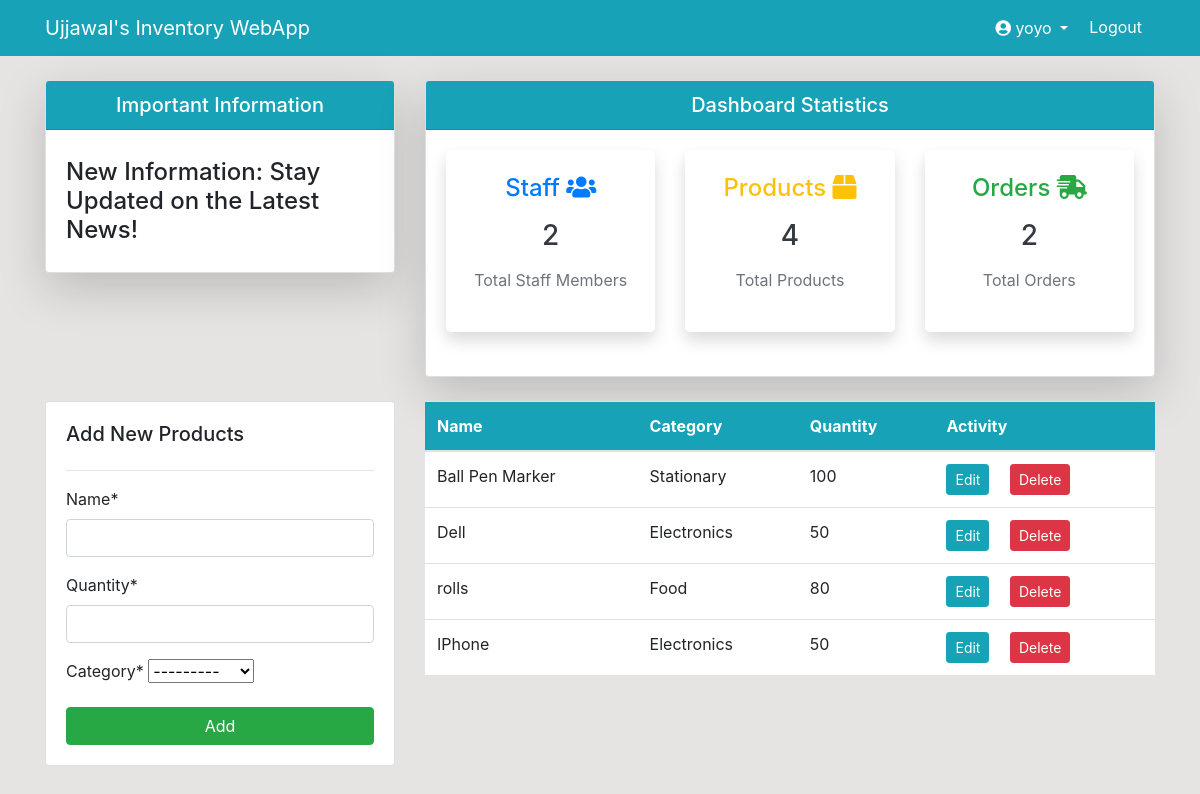
The page /products/ (signed in) on the database its author committed.
### dashboard/models.py (models this page shows, shortened)
class Product(models.Model):
    name = models.CharField(max_length=100, null=True)
    quantity = models.PositiveIntegerField(null=True)
    category = models.CharField(max_length=50, choices=CATEGORY, null=True)

### dashboard/views.py (the view)
# urls.py: path('products/', views.products, name='dashboard-products'),
@login_required(login_url='user-login')
def products(request):
    product = Product.objects.all()
    product_count = product.count()
    customer = User.objects.filter(groups=2)
    customer_count = customer.count()
    order = Order.objects.all()
    order_count = order.count()
    product_quantity = Product.objects.filter(name='')
    if request.method == 'POST':
        form = ProductForm(request.POST)
        if form.is_valid():
            form.save()
            product_name = form.cleaned_data.get('name')
            messages.success(request, f'{product_name} has been added')
            return redirect('dashboard-products')
    else:
        form = ProductForm()
    context = {
        'product': product,
        'form': form,
        'customer_count': customer_count,
        'product_count': product_count,
        'order_count': order_count,
    }
    return render(request, 'dashboard/products.html', context)

### dashboard/forms.py
class ProductForm(forms.ModelForm):
    class Meta:
        model = Product
        fields = '__all__'

### templates/dashboard/products.html (shortened to what this page needs)
{% extends 'partials/base.html' %}
{% load crispy_forms_tags %}
{% block content %}
{% include 'partials/topside.html' %}
<div class="row my-4">
    <div class="col-md-4">
        <div class="card card-body">
            <h5>Add New Products</h5>
            <hr>
            <form method="POST">
                {{ form|crispy }}
                <input class="btn btn-success btn-block" type="submit" value="Add">
            </form>
        </div>
    </div>
    <div class="col-md-8">
        <table class="table bg-white">
            <thead class="bg-info text-white">
                <tr>
                    <th scope="col">Name</th>
                    <th scope="col">Category</th>
                    <th scope="col">Quantity</th>
                    <th scope="col">Activity</th>
                </tr>
            </thead>
            <tbody>
                {% for product in product %}
                <tr>
                    <td>{{ product.name }}</td>
                    <td>{{ product.category }}</td>
                    <td>{{ product.quantity }}</td>
                    <td>
                        <a class="btn btn-info btn-sm mr-2"
                            href="{% url 'dashboard-products-edit' product.id %}">Edit</a>
                        <a class="btn btn-danger btn-sm ml-2"
                            href="{% url 'dashboard-products-delete' product.id %}">Delete</a>
                    </td>
                </tr>
                {% endfor %}
            </tbody>
        </table>
    </div>
</div>
{% endblock %}

### templates/partials/base.html (shortened to what this page needs)
{% load static %}
<!doctype html>
<html lang="en">
<head>
    <link rel="stylesheet" href="https://cdn.jsdelivr.net/npm/bootstrap@4.6.0/dist/css/bootstrap.min.css"
>
    <link rel="stylesheet" href="https://use.fontawesome.com/releases/v5.15.2/css/all.css"
>
    <link rel="stylesheet" href="{% static 'style.css' %}">
</head>
<body>
    {% include 'partials/nav.html' %}
    <div class="container">
        {% block content %}
        {% endblock %}
    </div>
</body>
</html>

### templates/partials/nav.html (shortened to what this page needs)
<nav class="navbar navbar-expand-lg navbar-info bg-info">
    <div class="container">
        {% if user.is_authenticated %}
        <a class="navbar-brand text-white" href="{% url 'dashboard-index' %}">Ujjawal's Inventory WebApp</a>
        <div class="collapse navbar-collapse" id="navbarSupportedContent">
            <ul class="navbar-nav ml-auto">
                <li class="nav-item active">
                    <a class="nav-link dropdown-toggle text-white fw-semibold" href="{% url 'user-profile' %}" id="navbarDropdown" role="button"
                        data-bs-toggle="dropdown" aria-expanded="false">
                        <i class="fas fa-user-circle"></i> {{ user.username }}
                    </a>
                </li>
                <li class="nav-item">
                    <form id="logout-form" action="{% url 'user-logout' %}" method="POST" style="display: inline;">
                        <button type="submit" class="btn btn-link text-white" style="text-decoration: none;">Logout</button>
                    </form>
                </li>
            </ul>
            {% endif %}
        </div>
    </div>
</nav>

### templates/partials/topside.html
<div class="row">
    <div class="col-md-4 mt-4">
        <div class="card shadow-lg">
            <div class="card-header bg-info text-white text-center">
                <h5 class="mb-0">Important Information</h5>
            </div>
            <div class="card-body">
                <div class="d-flex justify-content-center">
                    <marquee behavior="scroll" direction="left" class="info-marquee">
                        <h4 class="my-2">New Information: Stay Updated on the Latest News!</h4>
                    </marquee>
                </div>
            </div>
        </div>
    </div>
    <div class="col-md-8 mt-4">
        <div class="card shadow-lg">
            <div class="card-header bg-info text-white text-center">
                <h5 class="mb-0">Dashboard Statistics</h5>
            </div>
            <div class="card-body">
                <div class="row d-flex justify-content-between">
                    <div class="col-md-4 mb-4">
                        <a class="text-decoration-none text-dark" href="{% url 'dashboard-customers' %}">
                            <div class="card border-0 shadow rounded-lg">
                                <div class="card-body text-center p-4">
                                    <h4 class="fw-bold text-primary">Staff <i class="fas fa-users"></i></h4>
                                    <h3 class="my-3">{{ customer_count }}</h3>
                                    <p class="text-muted">Total Staff Members</p>
                                </div>
                            </div>
                        </a>
                    </div>
                    <div class="col-md-4 mb-3">
                        <a class="text-decoration-none text-dark" href="{% url 'dashboard-products' %}">
                            <div class="card border-0 shadow rounded-lg">
                                <div class="card-body text-center p-4">
                                    <h4 class="fw-bold text-warning">Products <i class="fas fa-box"></i></h4>
                                    <h3 class="my-3">{{ product_count }}</h3>
                                    <p class="text-muted">Total Products</p>
                                </div>
                            </div>
                        </a>
                    </div>
                    <div class="col-md-4 mb-4">
                        <a class="text-decoration-none text-dark" href="{% url 'dashboard-order' %}">
                            <div class="card border-0 shadow rounded-lg">
                                <div class="card-body text-center p-4">
                                    <h4 class="fw-bold text-success">Orders <i class="fas fa-shipping-fast"></i></h4>
                                    <h3 class="my-3">{{ order_count }}</h3>
                                    <p class="text-muted">Total Orders</p>
                                </div>
                            </div>
                        </a>
                    </div>
                </div>
            </div>
        </div>
    </div>
</div>

### static/style.css (style rules this page uses)
body { background: rgb(230, 227, 227); }

### rows shown on the page
Product: name "Ball Pen Marker", category "Stationary", quantity "100"
Product: name "Dell", category "Electronics", quantity "50"
Product: name "rolls", category "Food", quantity "80"
Product: name "IPhone", category "Electronics", quantity "50"

### other values the page prints
{{ user.username }} "yoyo"
{{ customer_count }} "2"
{{ product_count }} "4"
{{ order_count }} "2"
